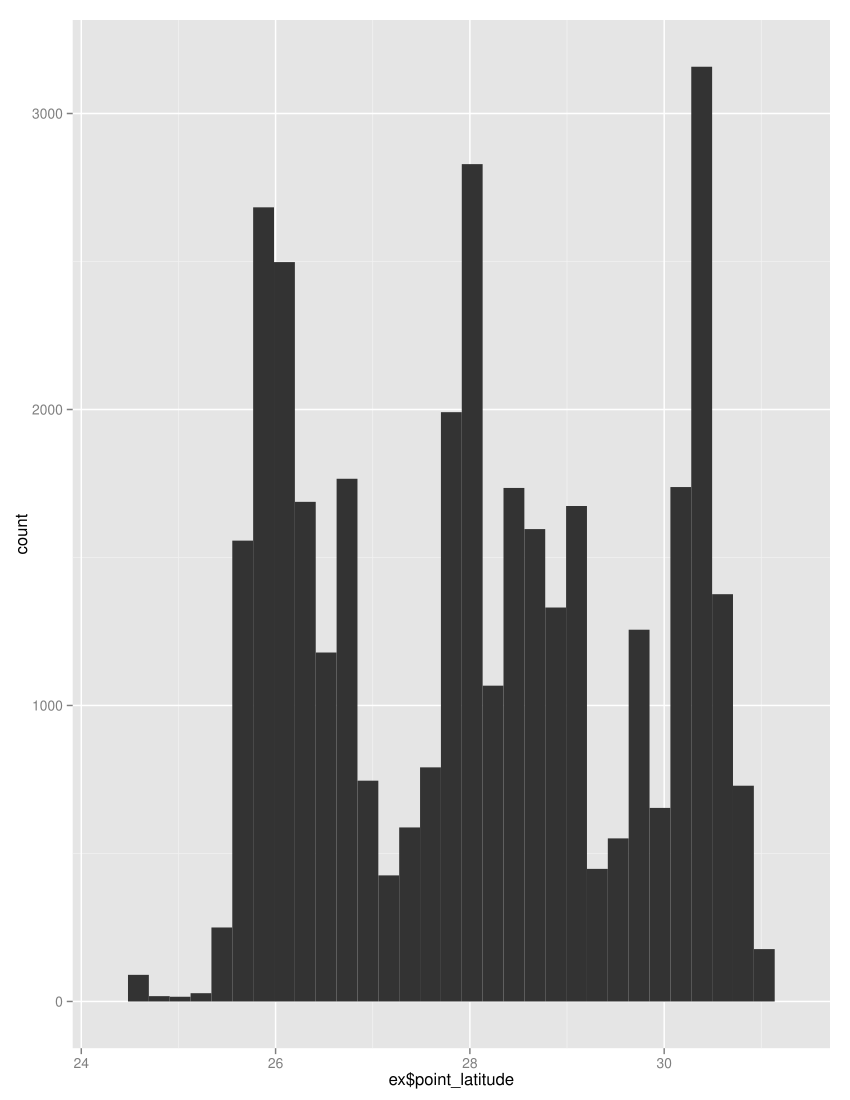

R code for this plot:
library(ggplot2)
ex<-read.csv("C:/Users/Ohsang_Yoo/Downloads/FL_insurance_sample.csv")
qplot(ex$point_latitude)
